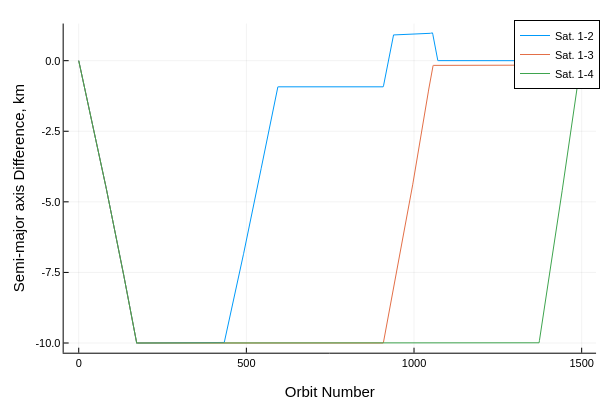

Notebook code cell kept with this figure:
### Code cell
plot(tp_hist[1:end],a_mks*Δahist[1:end,:], label=permutedims(mylabel))
plot!(xlabel="Orbit Number", ylabel = "Semi-major axis Difference, km")

### Figure 1 — Plotly figure (JSON) as saved in the notebook; plotly's stock layout.template omitted (floating-point values rounded to 4 significant figures; data arrays with more than 128 entries replaced by an {"elided": "..."} marker saying what was removed)
{"data": [{"colorbar": {"len": 0.9143, "title": "", "x": 0.9934, "y": 0.533}, "legendgroup": "Sat. 1-2", "line": {"color": "rgba(0, 154, 250, 1.000)", "dash": "solid", "shape": "linear", "width": 1}, "mode": "lines", "name": "Sat. 1-2", "showlegend": true, "type": "scatter", "x": {"elided": "1499 int values"}, "xaxis": "x", "y": {"elided": "1499 float values"}, "yaxis": "y", "zmax": null, "zmin": null}, {"colorbar": {"len": 0.9143, "title": "", "x": 0.9934, "y": 0.533}, "legendgroup": "Sat. 1-3", "line": {"color": "rgba(227, 111, 71, 1.000)", "dash": "solid", "shape": "linear", "width": 1}, "mode": "lines", "name": "Sat. 1-3", "showlegend": true, "type": "scatter", "x": {"elided": "1499 int values"}, "xaxis": "x", "y": {"elided": "1499 float values"}, "yaxis": "y", "zmax": null, "zmin": null}, {"colorbar": {"len": 0.9143, "title": "", "x": 0.9934, "y": 0.533}, "legendgroup": "Sat. 1-4", "line": {"color": "rgba(62, 164, 78, 1.000)", "dash": "solid", "shape": "linear", "width": 1}, "mode": "lines", "name": "Sat. 1-4", "showlegend": true, "type": "scatter", "x": {"elided": "1499 int values"}, "xaxis": "x", "y": {"elided": "1499 float values"}, "yaxis": "y", "zmax": null, "zmin": null}], "layout": {"annotations": [], "height": 400, "legend": {"bgcolor": "rgba(255, 255, 255, 1.000)", "bordercolor": "rgba(0, 0, 0, 1.000)", "borderwidth": 1, "font": {"color": "rgba(0, 0, 0, 1.000)", "family": "sans-serif", "size": 11}, "title": {"font": {"color": "rgba(0, 0, 0, 1.000)", "family": "sans-serif", "size": 15}, "text": ""}, "tracegroupgap": 0, "traceorder": "normal", "x": 1, "xanchor": "auto", "y": 1, "yanchor": "auto"}, "margin": {"b": 20, "l": 0, "r": 0, "t": 20}, "paper_bgcolor": "rgba(255, 255, 255, 1.000)", "plot_bgcolor": "rgba(255, 255, 255, 1.000)", "showlegend": true, "width": 600, "xaxis": {"anchor": "y", "domain": [0.1061, 0.9934], "gridcolor": "rgba(0, 0, 0, 0.100)", "gridwidth": 0.5, "linecolor": "rgba(0, 0, 0, 1.000)", "mirror": false, "range": [-44.94, 1543.0], "showgrid": true, "showline": true, "showticklabels": true, "tickangle": 0, "tickcolor": "rgb(0, 0, 0)", "tickfont": {"color": "rgba(0, 0, 0, 1.000)", "family": "sans-serif", "size": 11}, "tickmode": "array", "ticks": "inside", "ticktext": ["0", "500", "1000", "1500"], "tickvals": [0, 500, 1000, 1500], "title": "Orbit Number", "titlefont": {"color": "rgba(0, 0, 0, 1.000)", "family": "sans-serif", "size": 15}, "type": "-", "visible": true, "zeroline": false, "zerolinecolor": "rgba(0, 0, 0, 1.000)"}, "yaxis": {"anchor": "x", "domain": [0.07581, 0.9902], "gridcolor": "rgba(0, 0, 0, 0.100)", "gridwidth": 0.5, "linecolor": "rgba(0, 0, 0, 1.000)", "mirror": false, "range": [-10.34, 1.315], "showgrid": true, "showline": true, "showticklabels": true, "tickangle": 0, "tickcolor": "rgb(0, 0, 0)", "tickfont": {"color": "rgba(0, 0, 0, 1.000)", "family": "sans-serif", "size": 11}, "tickmode": "array", "ticks": "inside", "ticktext": ["-10.0", "-7.5", "-5.0", "-2.5", "0.0"], "tickvals": [-10, -7.5, -5, -2.5, 0], "title": "Semi-major axis Difference, km", "titlefont": {"color": "rgba(0, 0, 0, 1.000)", "family": "sans-serif", "size": 15}, "type": "-", "visible": true, "zeroline": false, "zerolinecolor": "rgba(0, 0, 0, 1.000)"}}}
